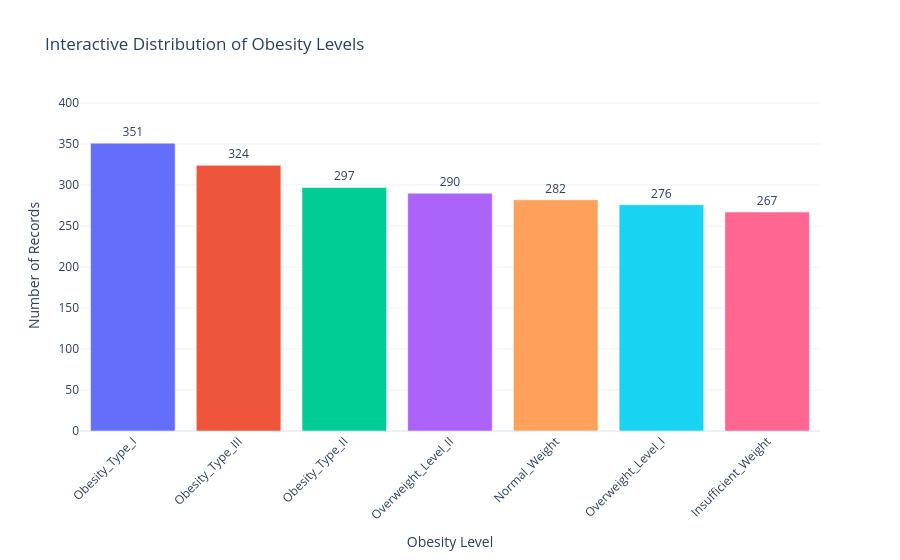

Notebook cell for this chart:
### Markdown cell above
### Interactive Distribution of Obesity Levels

**Objective:** To explore the distribution of obesity-level categories using an interactive bar chart.

I use Plotly to display the number and percentage of records in each obesity-level category. Hover information allows the user to inspect category counts and percentages.

### Code cell
import plotly.express as px

obesity_counts = df["Obesity_level"].value_counts().reset_index()
obesity_counts.columns = ["Obesity_Level", "Count"]

obesity_counts["Percentage"] = (
    obesity_counts["Count"] / len(df) * 100
).round(2)

colors = [
    "#636EFA",
    "#EF553B",
    "#00CC96",
    "#AB63FA",
    "#FFA15A",
    "#19D3F3",
    "#FF6692"
]

fig = px.bar(
    obesity_counts,
    x="Obesity_Level",
    y="Count",
    hover_data=["Percentage"],
    title="Interactive Distribution of Obesity Levels",
    labels={
        "Obesity_Level": "Obesity Level",
        "Count": "Number of Records"
    },
    text="Count",
    color="Obesity_Level",
    color_discrete_sequence=colors
)

fig.update_traces(
    textposition="outside",
    hovertemplate=(
        "<b>%{x}</b><br>"
        "Number of Records: %{y}<br>"
        "Percentage: %{customdata[0]:.2f}%"
        "<extra></extra>"
    )
)

fig.update_layout(
    xaxis_tickangle=-45,
    yaxis_range=[0, obesity_counts["Count"].max() * 1.15],
    template="plotly_white",
    showlegend=False
)

fig.show()

### Figure 1 — Plotly figure (JSON) as saved in the notebook; plotly's stock layout.template omitted (floating-point values rounded to 4 significant figures)
{"data": [{"customdata": [[16.82]], "hovertemplate": "<b>%{x}</b><br>Number of Records: %{y}<br>Percentage: %{customdata[0]:.2f}%<extra></extra>", "legendgroup": "Obesity_Type_I", "marker": {"color": "#636EFA", "pattern": {"shape": ""}}, "name": "Obesity_Type_I", "orientation": "v", "showlegend": true, "text": [351.0], "textposition": "outside", "type": "bar", "x": ["Obesity_Type_I"], "xaxis": "x", "y": [351], "yaxis": "y"}, {"customdata": [[15.52]], "hovertemplate": "<b>%{x}</b><br>Number of Records: %{y}<br>Percentage: %{customdata[0]:.2f}%<extra></extra>", "legendgroup": "Obesity_Type_III", "marker": {"color": "#EF553B", "pattern": {"shape": ""}}, "name": "Obesity_Type_III", "orientation": "v", "showlegend": true, "text": [324.0], "textposition": "outside", "type": "bar", "x": ["Obesity_Type_III"], "xaxis": "x", "y": [324], "yaxis": "y"}, {"customdata": [[14.23]], "hovertemplate": "<b>%{x}</b><br>Number of Records: %{y}<br>Percentage: %{customdata[0]:.2f}%<extra></extra>", "legendgroup": "Obesity_Type_II", "marker": {"color": "#00CC96", "pattern": {"shape": ""}}, "name": "Obesity_Type_II", "orientation": "v", "showlegend": true, "text": [297.0], "textposition": "outside", "type": "bar", "x": ["Obesity_Type_II"], "xaxis": "x", "y": [297], "yaxis": "y"}, {"customdata": [[13.9]], "hovertemplate": "<b>%{x}</b><br>Number of Records: %{y}<br>Percentage: %{customdata[0]:.2f}%<extra></extra>", "legendgroup": "Overweight_Level_II", "marker": {"color": "#AB63FA", "pattern": {"shape": ""}}, "name": "Overweight_Level_II", "orientation": "v", "showlegend": true, "text": [290.0], "textposition": "outside", "type": "bar", "x": ["Overweight_Level_II"], "xaxis": "x", "y": [290], "yaxis": "y"}, {"customdata": [[13.51]], "hovertemplate": "<b>%{x}</b><br>Number of Records: %{y}<br>Percentage: %{customdata[0]:.2f}%<extra></extra>", "legendgroup": "Normal_Weight", "marker": {"color": "#FFA15A", "pattern": {"shape": ""}}, "name": "Normal_Weight", "orientation": "v", "showlegend": true, "text": [282.0], "textposition": "outside", "type": "bar", "x": ["Normal_Weight"], "xaxis": "x", "y": [282], "yaxis": "y"}, {"customdata": [[13.22]], "hovertemplate": "<b>%{x}</b><br>Number of Records: %{y}<br>Percentage: %{customdata[0]:.2f}%<extra></extra>", "legendgroup": "Overweight_Level_I", "marker": {"color": "#19D3F3", "pattern": {"shape": ""}}, "name": "Overweight_Level_I", "orientation": "v", "showlegend": true, "text": [276.0], "textposition": "outside", "type": "bar", "x": ["Overweight_Level_I"], "xaxis": "x", "y": [276], "yaxis": "y"}, {"customdata": [[12.79]], "hovertemplate": "<b>%{x}</b><br>Number of Records: %{y}<br>Percentage: %{customdata[0]:.2f}%<extra></extra>", "legendgroup": "Insufficient_Weight", "marker": {"color": "#FF6692", "pattern": {"shape": ""}}, "name": "Insufficient_Weight", "orientation": "v", "showlegend": true, "text": [267.0], "textposition": "outside", "type": "bar", "x": ["Insufficient_Weight"], "xaxis": "x", "y": [267], "yaxis": "y"}], "layout": {"barmode": "relative", "legend": {"title": {"text": "Obesity Level"}, "tracegroupgap": 0}, "showlegend": false, "title": {"text": "Interactive Distribution of Obesity Levels"}, "xaxis": {"anchor": "y", "categoryarray": ["Obesity_Type_I", "Obesity_Type_III", "Obesity_Type_II", "Overweight_Level_II", "Normal_Weight", "Overweight_Level_I", "Insufficient_Weight"], "categoryorder": "array", "domain": [0, 1], "tickangle": -45, "title": {"text": "Obesity Level"}}, "yaxis": {"anchor": "x", "domain": [0, 1], "range": [0, 403.6], "title": {"text": "Number of Records"}}}}
